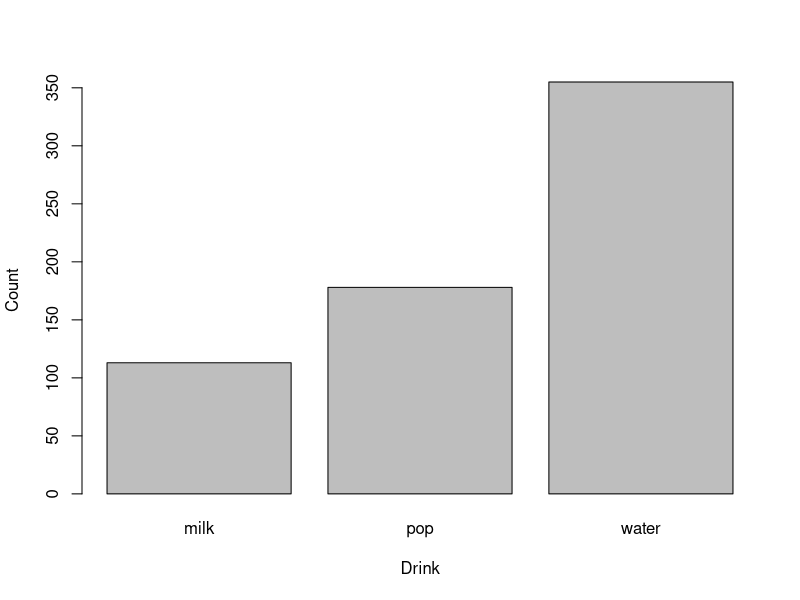

Reproduce this figure in R.
# Chapter 1
require(LearnBayes)

defaultChartDim <- 500 # Default size of graphics
dir.create("ch1_img")

studentdata[1,]

attach(studentdata)

table(Drink)

png("ch1_img/drink_table.png", width=defaultChartDim, height=defaultChartDim)
barplot(table(Drink), xlab="Drink",ylab="Count")
dev.off()
